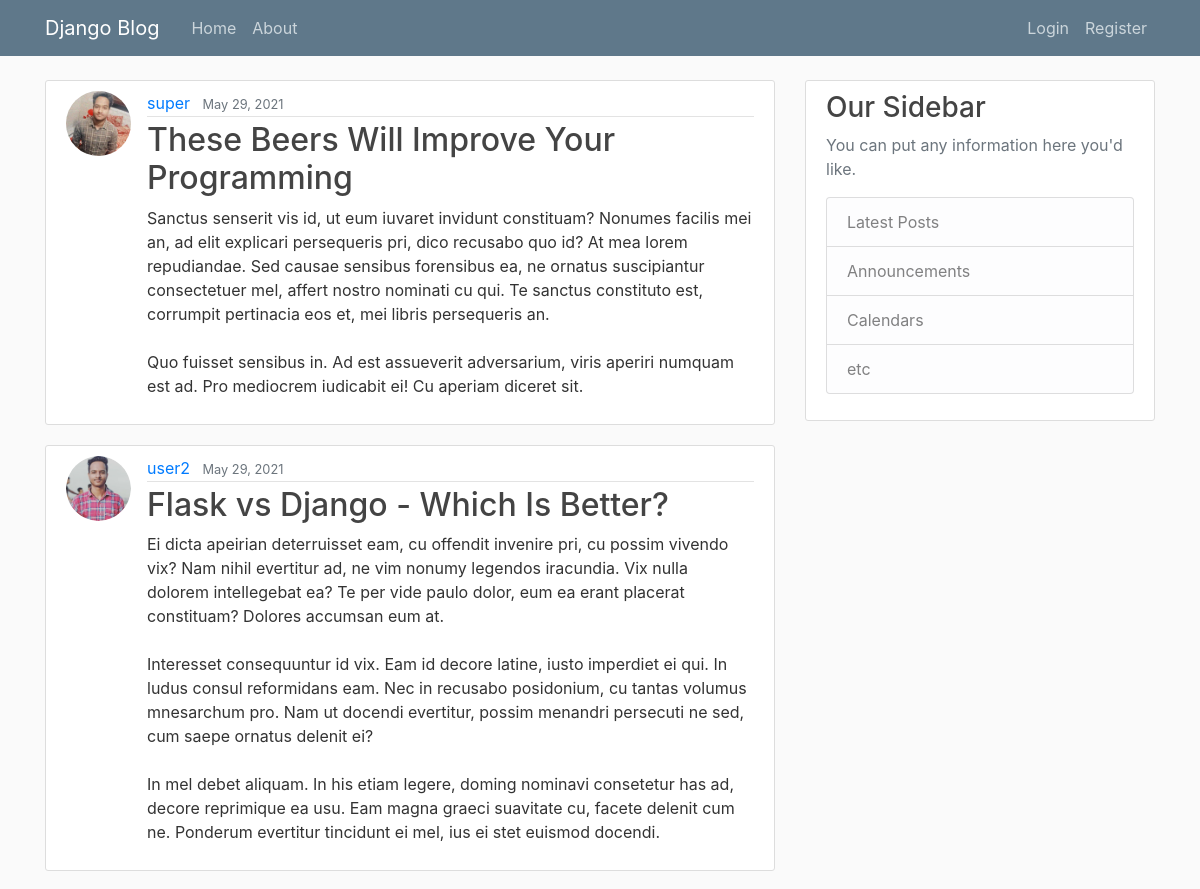
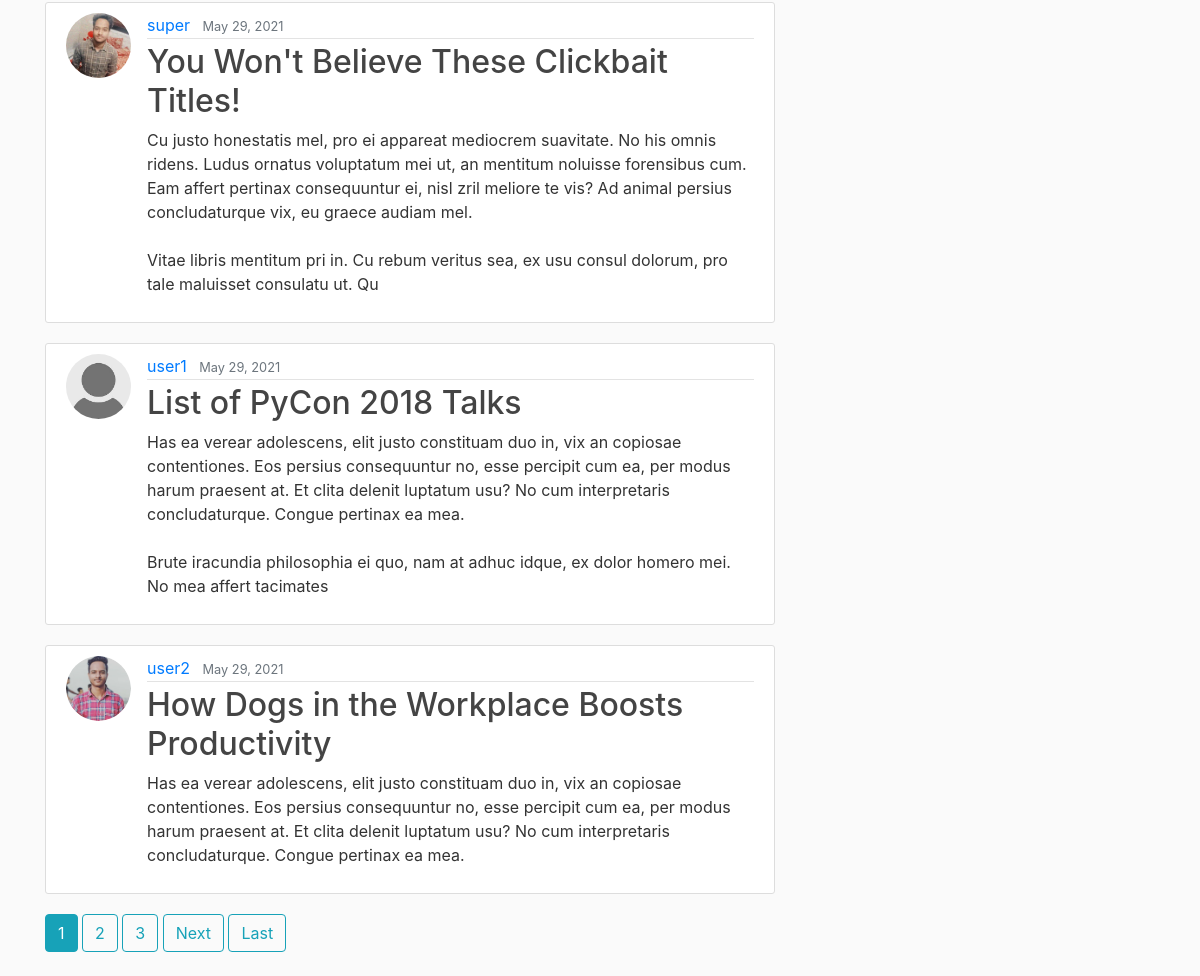
The page / on the database its author committed (2 pictures, top to bottom).
### blog/models.py (models this page shows, shortened)
class Post(models.Model):
    title = models.CharField(max_length=100)
    content = models.TextField()
    date_posted = models.DateTimeField(default=timezone.now)
    author = models.ForeignKey(User, on_delete=models.CASCADE)

### users/models.py (models this page shows, shortened)
class Profile(models.Model):
    user = models.OneToOneField(User, on_delete=models.CASCADE)
    image = models.ImageField(default='default.jpg', upload_to='profile_pic')

### blog/views.py (the view)
# urls.py: path('', PostListView.as_view(), name='blog-home'),
class PostListView(ListView):
    model = Post
    template_name = 'blog/home.html' # <app>/<model>_<viewtype>.html
    context_object_name = 'posts'
    ordering = ['-date_posted']
    paginate_by = 5

### blog/templates/blog/home.html (shortened to what this page needs)
{% extends "blog/base.html" %}
{% block content %}
    {% for post in posts %}
        <article class="media content-section">
          <img class="rounded-circle article-img" src="{{ post.author.profile.image.url }}">
          <div class="media-body">
            <div class="article-metadata">
              <a class="mr-2" href="#">{{ post.author }}</a>
              <small class="text-muted">{{ post.date_posted|date:"F d, Y" }}</small>
            </div>
            <h2><a class="article-title" href="{% url 'post-detail' post.id %}">{{ post.title }}</a></h2>
            <p class="article-content">{{ post.content }}</p>
          </div>
        </article>
    {% endfor %}
    {% if is_paginated %}
    {% for num in page_obj.paginator.page_range %}
      {% if page_obj.number == num %}
        <a class="btn btn-info mb-4" href="?page={{ num }}">{{ num }}</a>
      {% elif num > page_obj.number|add:'-3' and num < page_obj.number|add:'3' %}
        <a class="btn btn-outline-info mb-4" href="?page={{ num }}">{{ num }}</a>
      {% endif %}
    {% endfor %}
    {% if page_obj.has_next %}
      <a class="btn btn-outline-info mb-4" href="?page={{ page_obj.next_page_number }}">Next</a>
      <a class="btn btn-outline-info mb-4" href="?page={{ page_obj.paginator.num_pages }}">Last</a>
    {% endif %}
  {% endif %}
{% endblock content %}

### blog/templates/blog/base.html (shortened to what this page needs)
{% load static %}
<!DOCTYPE html>
<html>
<head>
    <link rel="stylesheet" href="https://maxcdn.bootstrapcdn.com/bootstrap/4.0.0/css/bootstrap.min.css">
    <link rel="stylesheet" type="text/css" href="{% static 'blog/main.css' %}">
</head>
<body>
    <header class="site-header">
      <nav class="navbar navbar-expand-md navbar-dark bg-steel fixed-top">
        <div class="container">
          <a class="navbar-brand mr-4" href="{% url 'blog-home' %}">Django Blog</a>
          <div class="collapse navbar-collapse" id="navbarToggle">
            <div class="navbar-nav mr-auto">
              <a class="nav-item nav-link" href="{% url 'blog-home' %}">Home</a>
              <a class="nav-item nav-link" href="{% url 'blog-about' %}">About</a>
            </div>
            <div class="navbar-nav">
              {% if user.is_authenticated %}
                <a class="nav-item nav-link" href="{% url 'post-create' %}">New Post</a>
                <a class="nav-item nav-link" href="{% url 'profile' %}">Profile</a>
                <a class="nav-item nav-link" href="{% url 'logout' %}">Logout</a>
              {% else %}
                <a class="nav-item nav-link" href="{% url 'login' %}">Login</a>
                <a class="nav-item nav-link" href="{% url 'register' %}">Register</a>
              {% endif %}
            </div>
          </div>
        </div>
      </nav>
    </header>
    <main role="main" class="container">
      <div class="row">
        <div class="col-md-8">
          {% block content %}{% endblock %}
        </div>
        <div class="col-md-4">
          <div class="content-section">
            <h3>Our Sidebar</h3>
            <p class='text-muted'>You can put any information here you'd like.
              <ul class="list-group">
                <li class="list-group-item list-group-item-light">Latest Posts</li>
                <li class="list-group-item list-group-item-light">Announcements</li>
                <li class="list-group-item list-group-item-light">Calendars</li>
                <li class="list-group-item list-group-item-light">etc</li>
              </ul>
            </p>
          </div>
        </div>
      </div>
    </main>
</body>
</html>

### blog/static/blog/main.css (style rules this page uses)
body { background: #fafafa; color: #333333; margin-top: 5rem; }
h1, h2, h3, h4, h5, h6 { color: #444444; }
ul { margin: 0; }
.bg-steel { background-color: #5f788a; }
.site-header .navbar-nav .nav-link { color: #cbd5db; }
.content-section { background: #ffffff; padding: 10px 20px; border: 1px solid #dddddd; border-radius: 3px; margin-bottom: 20px; }
.article-title { color: #444444; }
.article-content { white-space: pre-line; }
.article-img { height: 65px; width: 65px; margin-right: 16px; }
.article-metadata { padding-bottom: 1px; margin-bottom: 4px; border-bottom: 1px solid #e3e3e3 }

### rows shown on the page
Post: author.profile.image (picture), author "super", date_posted "May 29, 2021", title "These Beers Will Improve Your Programming", content "Sanctus senserit vis id, ut eum iuvaret invidunt constituam? Nonumes facilis mei an, ad elit explicari persequeris pri, dico recusabo quo id? At mea lorem repudiandae. Sed causae sensibus forensibus ea, ne ornatus suscipiantur consectetuer mel, affert nostro nominati cu qui. Te sanctus constituto est, corrumpit pertinacia eos et, mei libris persequeris an. Quo fuisset sensibus in. Ad est assueverit adversarium, viris aperiri numquam est ad. Pro mediocrem iudicabit ei! Cu aperiam diceret sit."
Post: author.profile.image (picture), author "user2", date_posted "May 29, 2021", title "Flask vs Django - Which Is Better?", content "Ei dicta apeirian deterruisset eam, cu offendit invenire pri, cu possim vivendo vix? Nam nihil evertitur ad, ne vim nonumy legendos iracundia. Vix nulla dolorem intellegebat ea? Te per vide paulo dolor, eum ea erant placerat constituam? Dolores accumsan eum at. Interesset consequuntur id vix. Eam id decore latine, iusto imperdiet ei qui. In ludus consul reformidans eam. Nec in recusabo posidonium, cu tantas volumus mnesarchum pro. Nam ut docendi evertitur, possim menandri persecuti ne sed, cum saepe ornatus delenit ei? In mel debet aliquam. In his etiam legere, doming nominavi consetetur has ad, decore reprimique ea usu. Eam magna graeci suavitate cu, facete delenit cum ne. Ponderum…"
Post: author.profile.image (picture), author "super", date_posted "May 29, 2021", title "You Won't Believe These Clickbait Titles!", content "Cu justo honestatis mel, pro ei appareat mediocrem suavitate. No his omnis ridens. Ludus ornatus voluptatum mei ut, an mentitum noluisse forensibus cum. Eam affert pertinax consequuntur ei, nisl zril meliore te vis? Ad animal persius concludaturque vix, eu graece audiam mel. Vitae libris mentitum pri in. Cu rebum veritus sea, ex usu consul dolorum, pro tale maluisset consulatu ut. Qu"
Post: author.profile.image (placeholder picture), author "user1", date_posted "May 29, 2021", title "List of PyCon 2018 Talks", content "Has ea verear adolescens, elit justo constituam duo in, vix an copiosae contentiones. Eos persius consequuntur no, esse percipit cum ea, per modus harum praesent at. Et clita delenit luptatum usu? No cum interpretaris concludaturque. Congue pertinax ea mea. Brute iracundia philosophia ei quo, nam at adhuc idque, ex dolor homero mei. No mea affert tacimates"
Post: author.profile.image (picture), author "user2", date_posted "May 29, 2021", title "How Dogs in the Workplace Boosts Productivity", content "Has ea verear adolescens, elit justo constituam duo in, vix an copiosae contentiones. Eos persius consequuntur no, esse percipit cum ea, per modus harum praesent at. Et clita delenit luptatum usu? No cum interpretaris concludaturque. Congue pertinax ea mea."

### other values the page prints
{{ num }} "1"
{{ num }} "2" "3"
